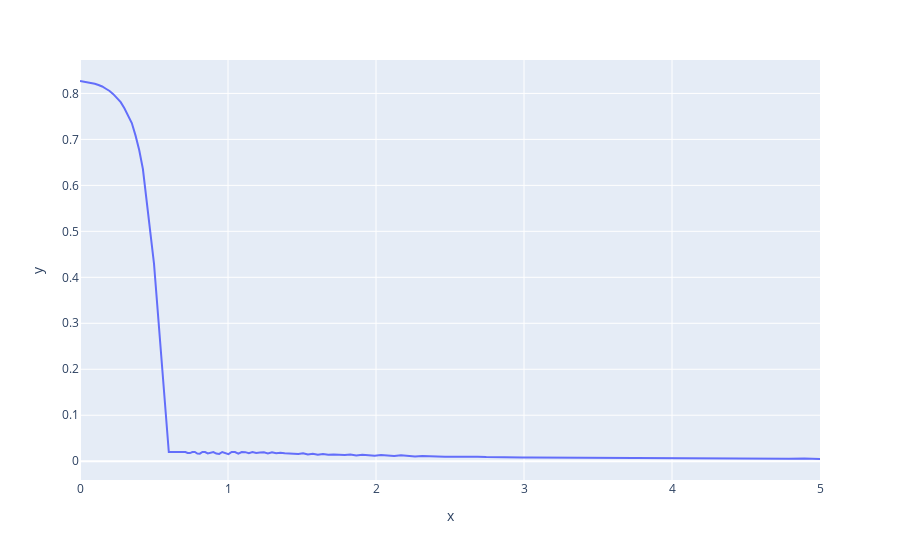

The notebook cell saved with this chart:
### Markdown cell above
# Run Optimization

### Code cell
oc = COPT.OC(optim_parameters=optim_parameters, population_list=population_list, control_fields=initial_control_fields)
optimized_control_fields = oc.run_optimization(control_fields=initial_control_fields)


t, rf_oc = optimized_control_fields['w1x'].plot_tempControl(plot=False)
df_oc= Analysis.plot_final_magn(isoList=oc.isoList,plot=False)
fig_m = px.line(x=df_oc['Position (mm)'], y=df_oc['Transverse magn.'])
fig_m.show()
